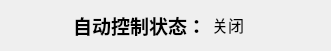
  <widget class="QWidget" name="horizontalLayoutWidget_18">
   <property name="geometry">
    <rect>
     <x>300</x>
     <y>210</y>
     <width>331</width>
     <height>41</height>
    </rect>
   </property>
   <layout class="QHBoxLayout" name="horizontalLayout_18">
    <item>
     <spacer name="horizontalSpacer_40">
      <property name="orientation">
       <enum>Qt::Horizontal</enum>
      </property>
      <property name="sizeHint" stdset="0">
       <size>
        <width>40</width>
        <height>20</height>
       </size>
      </property>
     </spacer>
    </item>
    <item>
     <widget class="QLabel" name="label_33">
      <property name="font">
       <font>
        <family>Arial</family>
        <pointsize>12</pointsize>
        <weight>75</weight>
        <bold>true</bold>
       </font>
      </property>
      <property name="text">
       <string>&lt;html&gt;&lt;head/&gt;&lt;body&gt;&lt;p&gt;&lt;span style=&quot; font-size:14pt;&quot;&gt;自动控制状态：&lt;/span&gt;&lt;/p&gt;&lt;/body&gt;&lt;/html&gt;</string>
      </property>
     </widget>
    </item>
    <item>
     <widget class="QLabel" name="auto_status_lab">
      <property name="font">
       <font>
        <pointsize>17</pointsize>
       </font>
      </property>
      <property name="text">
       <string>&lt;html&gt;&lt;head/&gt;&lt;body&gt;&lt;p&gt;&lt;span style=&quot; font-size:12pt;&quot;&gt;关闭&lt;/span&gt;&lt;/p&gt;&lt;/body&gt;&lt;/html&gt;</string>
      </property>
     </widget>
    </item>
    <item>
     <widget class="QLabel" name="label_35">
      <property name="font">
       <font>
        <family>Arial</family>
        <pointsize>12</pointsize>
       </font>
      </property>
      <property name="styleSheet">
       <string notr="true">
color: rgb(255, 0, 0);</string>
      </property>
      <property name="text">
       <string/>
      </property>
     </widget>
    </item>
    <item>
     <spacer name="horizontalSpacer_41">
      <property name="orientation">
       <enum>Qt::Horizontal</enum>
      </property>
      <property name="sizeHint" stdset="0">
       <size>
        <width>40</width>
        <height>20</height>
       </size>
      </property>
     </spacer>
    </item>
   </layout>
  </widget>
